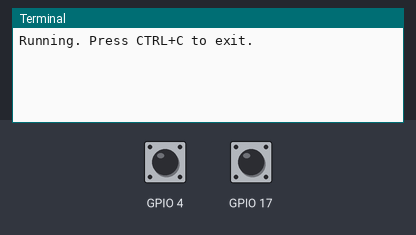
Bench run of a program on a simulated Raspberry Pi (BCM pin numbers). On the bench: the last lines printed to the terminal. Inputs (shaded band) come from the test bench; at power-on: GPIO 4 HIGH, GPIO 17 HIGH.

Above: at 1.2 s.
1.3 s: GPIO 4 pulled LOW for 0.15 s
At 1.43 s:
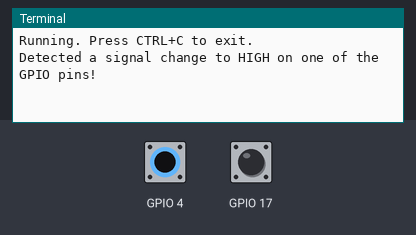
At 2.2 s:
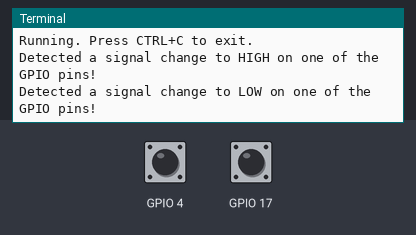

The program:

gpio_button.py
```python
from gpiozero import Button
from signal import pause

class GPIOInterruptHandler:
    def __init__(self, pin_list):
        self.buttons = []
        for pin in pin_list:
            # 不再明确设置 pull_up 参数
            btn = Button(pin)
            btn.when_pressed = self.when_pressed
            btn.when_released = self.when_released
            self.buttons.append(btn)

    def when_pressed(self):
        print(f"Detected a signal change to HIGH on one of the GPIO pins!")

    def when_released(self):
        print(f"Detected a signal change to LOW on one of the GPIO pins!")

    def run(self):
        print("Running. Press CTRL+C to exit.")
        pause()

# 使用示例
if __name__ == "__main__":
    # 避免使用具有物理上拉电阻的引脚，或确保你的应用可以在这些引脚默认的上拉状态下工作
    pins = [4, 17]  # 修改为不含物理上拉电阻的GPIO引脚
    gpio_handler = GPIOInterruptHandler(pins)
    gpio_handler.run()
```

Measured:
- after the input at 1.3 s, the terminal: prints a new line at once (image 1)
